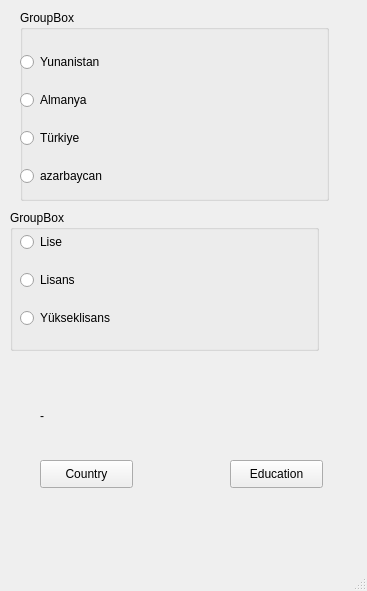
<?xml version="1.0" encoding="UTF-8"?>
<ui version="4.0">
 <class>MainWindow</class>
 <widget class="QMainWindow" name="MainWindow">
  <property name="geometry">
   <rect>
    <x>0</x>
    <y>0</y>
    <width>367</width>
    <height>591</height>
   </rect>
  </property>
  <property name="windowTitle">
   <string>MainWindow</string>
  </property>
  <widget class="QWidget" name="centralwidget">
   <widget class="QLabel" name="country_lbl">
    <property name="geometry">
     <rect>
      <x>40</x>
      <y>400</y>
      <width>291</width>
      <height>31</height>
     </rect>
    </property>
    <property name="text">
     <string>-</string>
    </property>
   </widget>
   <widget class="QPushButton" name="country_Button">
    <property name="geometry">
     <rect>
      <x>40</x>
      <y>460</y>
      <width>93</width>
      <height>28</height>
     </rect>
    </property>
    <property name="text">
     <string>Country</string>
    </property>
   </widget>
   <widget class="QPushButton" name="pushButton_2">
    <property name="geometry">
     <rect>
      <x>230</x>
      <y>460</y>
      <width>93</width>
      <height>28</height>
     </rect>
    </property>
    <property name="text">
     <string>Education</string>
    </property>
   </widget>
   <widget class="QGroupBox" name="groupBox">
    <property name="geometry">
     <rect>
      <x>20</x>
      <y>10</y>
      <width>309</width>
      <height>191</height>
     </rect>
    </property>
    <property name="title">
     <string>GroupBox</string>
    </property>
    <widget class="QWidget" name="gridLayoutWidget">
     <property name="geometry">
      <rect>
       <x>0</x>
       <y>30</y>
       <width>311</width>
       <height>161</height>
      </rect>
     </property>
     <layout class="QGridLayout" name="gridLayout">
      <item row="2" column="0">
       <widget class="QRadioButton" name="tr_radioButton">
        <property name="text">
         <string>Türkiye</string>
        </property>
       </widget>
      </item>
      <item row="3" column="0">
       <widget class="QRadioButton" name="azari_radioButton_4">
        <property name="text">
         <string>azarbaycan</string>
        </property>
       </widget>
      </item>
      <item row="0" column="0">
       <widget class="QRadioButton" name="greek_radioButton_3">
        <property name="text">
         <string>Yunanistan</string>
        </property>
       </widget>
      </item>
      <item row="1" column="0">
       <widget class="QRadioButton" name="grmn_radioButton_2">
        <property name="text">
         <string>Almanya</string>
        </property>
       </widget>
      </item>
     </layout>
    </widget>
   </widget>
   <widget class="QGroupBox" name="groupBox_2">
    <property name="geometry">
     <rect>
      <x>10</x>
      <y>210</y>
      <width>309</width>
      <height>141</height>
     </rect>
    </property>
    <property name="title">
     <string>GroupBox</string>
    </property>
    <widget class="QWidget" name="verticalLayoutWidget">
     <property name="geometry">
      <rect>
       <x>10</x>
       <y>10</y>
       <width>331</width>
       <height>121</height>
      </rect>
     </property>
     <layout class="QVBoxLayout" name="verticalLayout">
      <item>
       <widget class="QRadioButton" name="lise_radioButton_5">
        <property name="text">
         <string>Lise</string>
        </property>
       </widget>
      </item>
      <item>
       <widget class="QRadioButton" name="lisans_radioButton_6">
        <property name="text">
         <string>Lisans</string>
        </property>
       </widget>
      </item>
      <item>
       <widget class="QRadioButton" name="yksklisans_radioButton">
        <property name="text">
         <string>Yükseklisans</string>
        </property>
       </widget>
      </item>
     </layout>
    </widget>
   </widget>
  </widget>
  <widget class="QMenuBar" name="menubar">
   <property name="geometry">
    <rect>
     <x>0</x>
     <y>0</y>
     <width>367</width>
     <height>26</height>
    </rect>
   </property>
  </widget>
  <widget class="QStatusBar" name="statusbar"/>
 </widget>
 <resources/>
 <connections/>
</ui>
